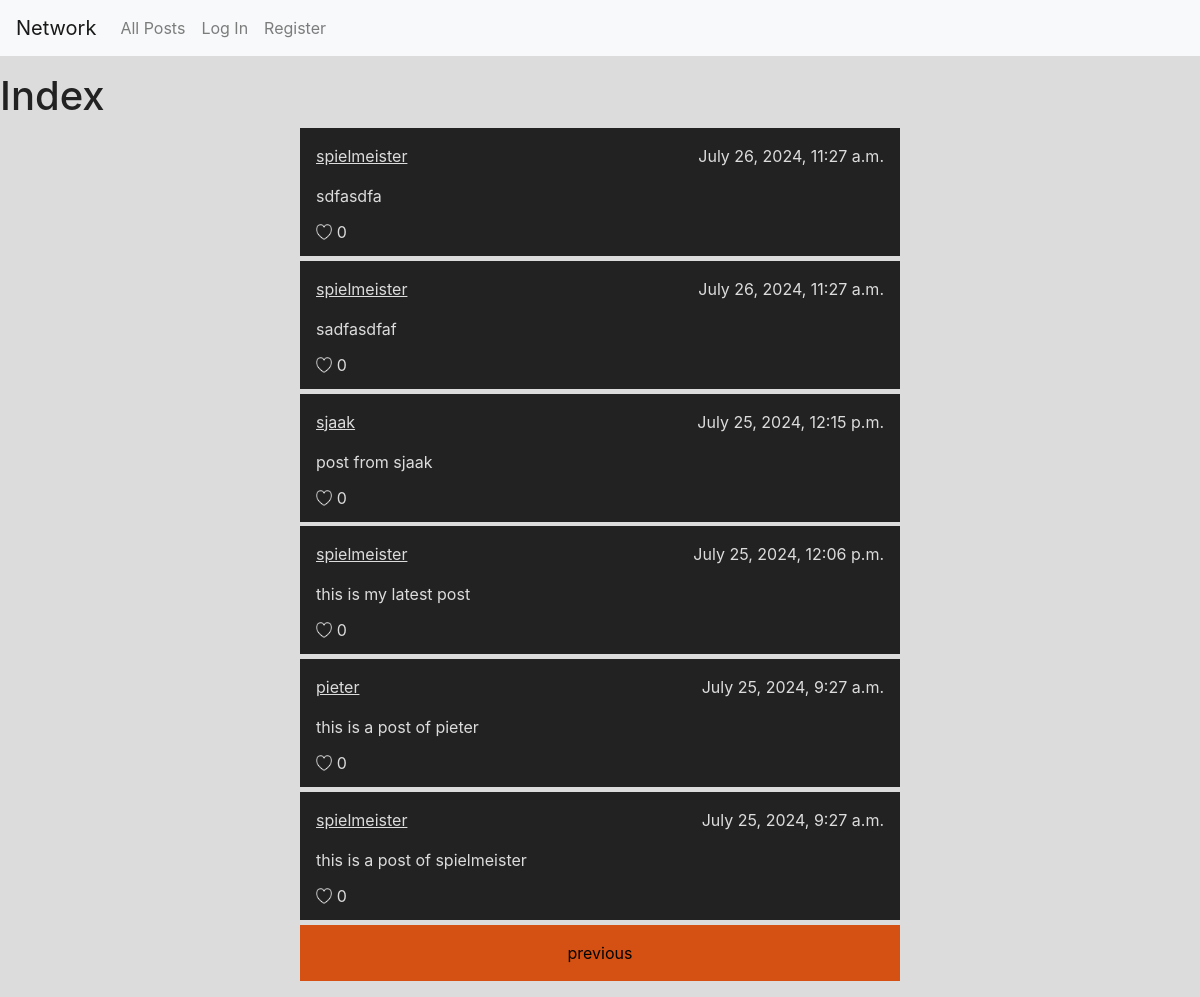
Page /?page=2 on the earlier database version.
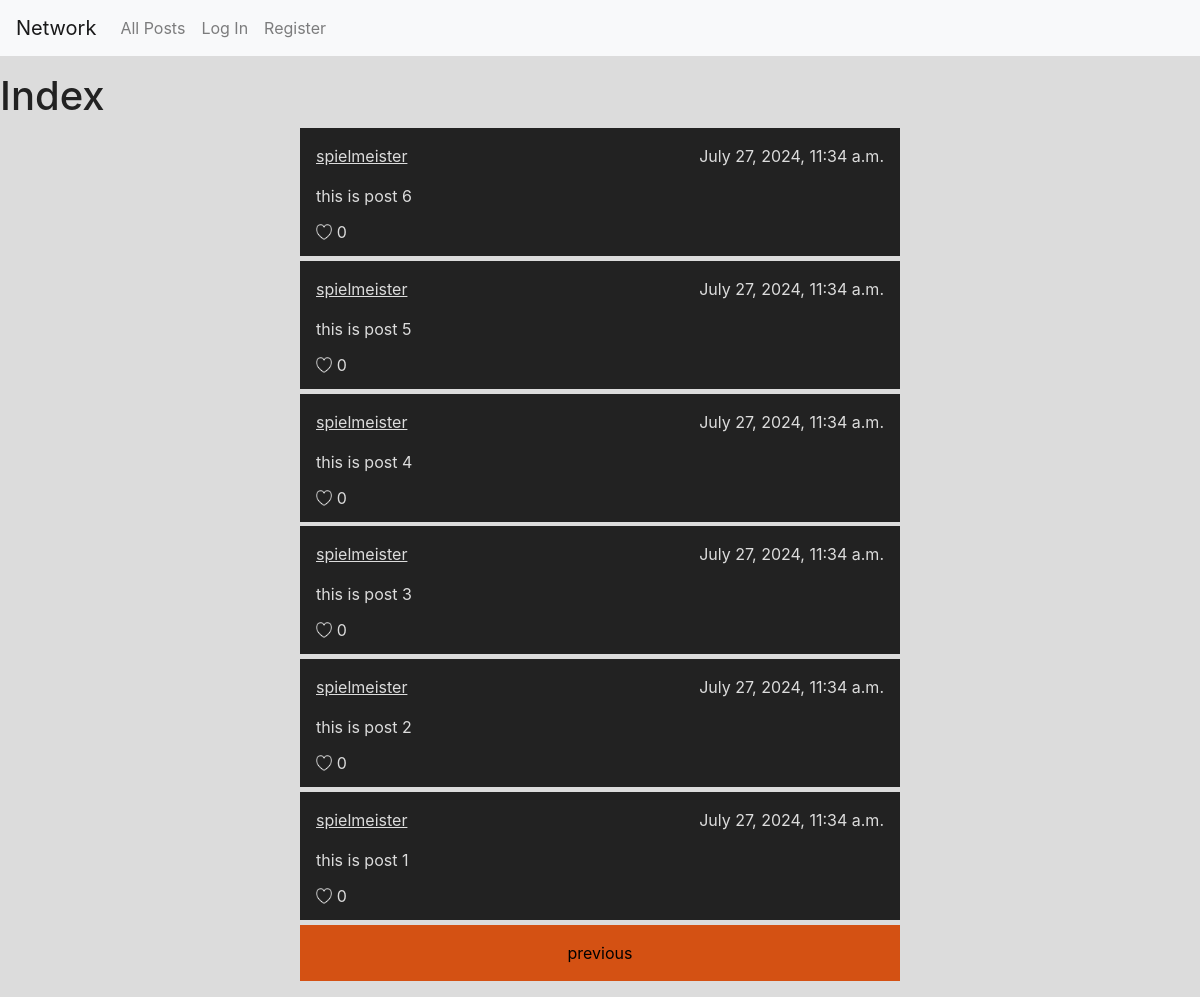
Same page on the later database version.
### network/models.py (models this page shows)
class Post(models.Model):
    user = models.ForeignKey(User, on_delete=models.CASCADE)
    content = models.CharField(max_length=9999)
    timestamp = models.DateTimeField(auto_now_add=True)

class User(AbstractUser):
    pass

### network/views.py (the view, shortened to what this page needs)
# urls.py: path("", views.index, name="index"),
def index(request):
    result = Post.objects.all().order_by("-timestamp")
    p = Paginator(result, 10)
    try:
        page = int(request.GET.get("page", 1))
        if page == "" or page < 1:
            page = 1
        elif page > p.num_pages:
            page = p.num_pages
    except:
        page = 1
    posts = p.page(page).object_list
    next = False
    previous = False
    if page > 1:
        previous = page - 1
    if page < p.num_pages:
        next = page + 1
    return render(request, "network/index.html",{
        "posts":posts,
        "next": next,
        "previous": previous,
        "title": "Index",
        })

### network/templates/network/index.html (shortened to what this page needs)
{% extends "network/layout.html" %}
{% load static %}
{% block body %}
<h1>{{ title }}</h1>
{% if user.is_authenticated %}
<div id="post-list" data-login="true">
    {% else %}
    <div id="post-list" data-login="false">
        {% endif%}
        {% for post in posts %}
        <div class="post" data-post="{{ post.id }}">
            <div class="post-top">
                <p class="post-user"><a href="{% url 'profile' post.user.id%}">{{ post.user }}</a></p>
                <p class="post-timestamp">{{ post.timestamp }}</p>
            </div>
            <div class="post-body">
                <form action="/post/{{ post.id }}/edit" method="post">
                    <p data-post="{{ post.id }}">{{ post.content }}</p>
                </form>
            </div>
            <div class="post-bottom">
                <div class="like" data-post="{{ post.id }}">
                    <img class="" src="{% static 'network/images/not_liked.png' %}" alt="">
                </div>
                <p class="likes">0</p>
            </div>
        </div>
        {% endfor %}
        <div class="pagination">
            {% if title == "Followed" %}
            {% if previous %}
            <a href="{% url 'followed' %}?page={{previous}}">previous</a>
            {% endif %}
            {% if next %}
            <a href="{% url 'followed' %}?page={{next}}">next</a>
            {% endif %}
            {% else %}
            {% if previous %}
            <a href="{% url 'index' %}?page={{previous}}">previous</a>
            {% endif %}
            {% endif %}
        </div>
    </div>
    {% endblock %}

Differences in the rows shown:
removed Post: user "spielmeister", timestamp "July 26, 2024, 11:27 a.m.", content "sdfasdfa"
removed Post: user "spielmeister", timestamp "July 26, 2024, 11:27 a.m.", content "sadfasdfaf"
removed Post: user "sjaak", timestamp "July 25, 2024, 12:15 p.m.", content "post from sjaak"
removed Post: user "spielmeister", timestamp "July 25, 2024, 12:06 p.m.", content "this is my latest post"
removed Post: user "pieter", timestamp "July 25, 2024, 9:27 a.m.", content "this is a post of pieter"
removed Post: user "spielmeister", timestamp "July 25, 2024, 9:27 a.m.", content "this is a post of spielmeister"
added Post: user "spielmeister", timestamp "July 27, 2024, 11:34 a.m.", content "this is post 6"
added Post: user "spielmeister", timestamp "July 27, 2024, 11:34 a.m.", content "this is post 5"
added Post: user "spielmeister", timestamp "July 27, 2024, 11:34 a.m.", content "this is post 4"
added Post: user "spielmeister", timestamp "July 27, 2024, 11:34 a.m.", content "this is post 3"
added Post: user "spielmeister", timestamp "July 27, 2024, 11:34 a.m.", content "this is post 2"
added Post: user "spielmeister", timestamp "July 27, 2024, 11:34 a.m.", content "this is post 1"
